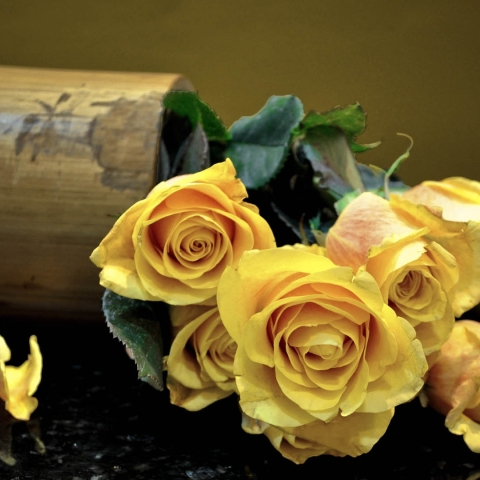
%> input picture sample.jpg, 480 x 480 px
$ octave pca_universal.m   (GNU Octave 9; MATLAB toolbox functions it lacks are replaced by stand-ins)
%> lines starting %> are read from the running program, lines starting %| are printed output that depends on the picture; long printed decimals are rounded
clc;
clear;
close all;

% Specify the bands inside the specBands as 2D Matrices
% NOTE: All the bands should be of same size

% specBands = {
%     [255, 100; 150, 200];
%     [200, 50; 100, 50];
%     [50, 150; 200, 255];
%     };

% Example for band images
specBands = {
    imread("sample.jpg");
    imread("sample2.jpg");
    };
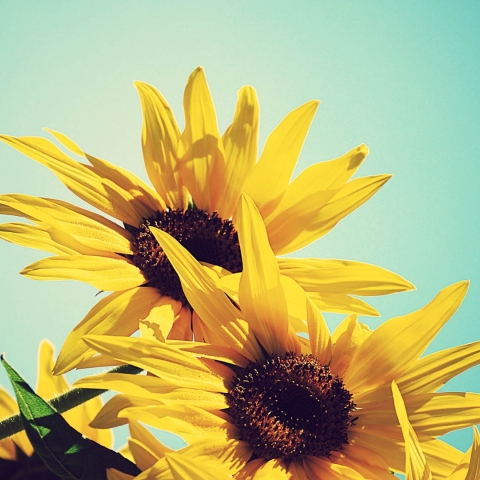
%> input picture sample2.jpg, 480 x 480 px
%> specBands = 2 items

showImages = true;


bands = cat(3,specBands{1:end});
% Number of bands
dim = size(bands,3);
%> dim = 6
[M,N] = size(bands(:,:,1));
%> M = 480; N = 480

% Band averages
band_bars = zeros(1,dim);
band_bars(:) = mean(bands(:,:,1:end),[1 2]);

% Band column vectors
band_vecs = zeros(numel(bands(:,:,1)),dim);
band_vecs(:,1:end) = reshape(bands(:,:,1:end),numel(bands(:,:,1)),dim);

% Calculating covariances
covarianceMatrix = zeros(dim,dim);
for i=1:dim
    covarianceMatrix(i,:) = (1/(numel(bands(:,:,i))-1))*sum((band_vecs(:,i)-band_bars(i)).*(band_vecs(:,1:end)-band_bars(1:end)));
end
%> after the loop, covarianceMatrix = [5845.2 4816.5 2168.8 -186.2 -47.85 287; 4816.5 4265.3 2058.2 -39.99 146.1 357; 2168.8 2058.2 1324.6 131.8 249.6 286.9; -186.2 -39.99 131.8 3396.7 2879.2 289.4; -47.85 146.1 249.6 2879.2 4404.9 3221.7; 287 357 286.9 289.4 3221.7 5436]

if(dim<11)
    disp("Covariance Matrix: ");
    disp(covarianceMatrix);
%|    5845.168   4816.533   2168.813   -186.169    -47.853    286.994
%|    4816.533   4265.274   2058.210    -39.989    146.128    357.031
%|    2168.813   2058.210   1324.608    131.846    249.647    286.874
%|    -186.169    -39.989    131.846   3396.661   2879.185    289.368
%|     -47.853    146.128    249.647   2879.185   4404.903   3221.705
%|     286.994    357.031    286.874    289.368   3221.705   5435.988
end

% Calculating Eigenvalues and Eigenvectors matrix
eigenVal = eig(covarianceMatrix);
%> eigenVal = [89.19; 167.1; 456.5; 4013.1; 8982.3; 10964.5]
[transFormMat,D] = eig(covarianceMatrix);
%> transFormMat = [0.465 -0.0742 0.502 -0.0298 0.158 0.707; -0.751 0.132 -0.181 -0.0404 0.108 0.61; 0.436 -0.0817 -0.844 -0.0391 0.0227 0.297; -0.101 -0.581 0.0386 -0.71 -0.381 0.0334; 0.122 0.692 0.028 -0.22 -0.667 0.112; -0.0664 -0.392 0.0123 0.666 -0.611 0.159]; D = [89.19 0 0 0 0 0; 0 167.1 0 0 0 0; 0 0 456.5 0 0 0; 0 0 0 4013.1 0 0; 0 0 0 0 8982.3 0; 0 0 0 0 0 10964.5]
if(dim<11)
    disp("Transformation matrix:");
    disp(transFormMat);
%|    0.4653  -0.07423   0.5022  -0.02976   0.1584   0.707
%|   -0.751   0.132  -0.1806  -0.04038   0.108   0.6104
%|    0.4359  -0.08167  -0.8443  -0.0391   0.02273   0.2975
%|   -0.1009  -0.5813   0.03856  -0.7102  -0.3808   0.03342
%|    0.1223   0.6921   0.02802  -0.2197  -0.6666   0.1124
%|   -0.06642  -0.3917   0.01228   0.6658  -0.6111   0.1588
end

AllBandMat = band_vecs(:,1:dim) - band_bars(1:dim);
PCA = AllBandMat*transFormMat;

% Getting Principal Components
pCs = [];
PrinComps = cell(2,dim);
for i = 1:dim
    pca_temp = reshape(PCA(:,i),size(bands(:,:,i)));
    pCs = cat(3,pCs,pca_temp);
    PrinComps{1,i} = round(eigenVal(i),3);
    PrinComps{2,i} = pCs(:,:,i);
end
%> this loop made 6 passes
%> pass 1, `pca_temp = reshape(PCA(:,i),size(bands(:,:,i)));`:
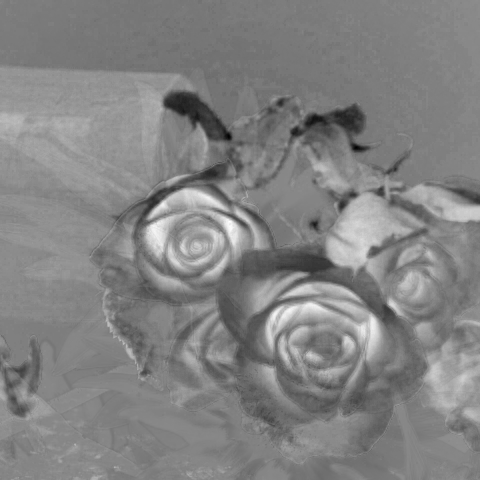
%> pca_temp: size 480x480 double; min -50.11, max 47.59, mean 0; drawn with min black and max white
%> pass 2, `pca_temp = reshape(PCA(:,i),size(bands(:,:,i)));`:
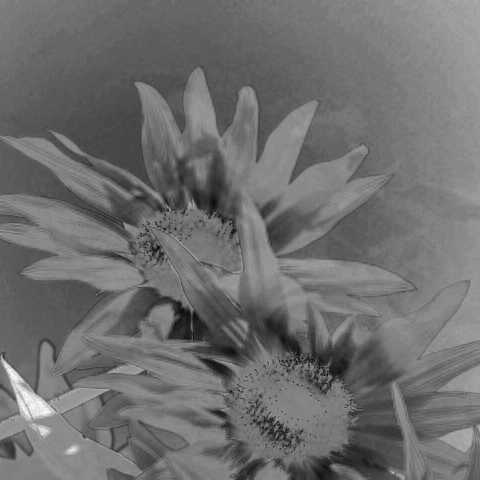
%> pca_temp: size 480x480 double; min -54.71, max 70.68, mean 0; drawn with min black and max white
%> pass 3, `pca_temp = reshape(PCA(:,i),size(bands(:,:,i)));`:
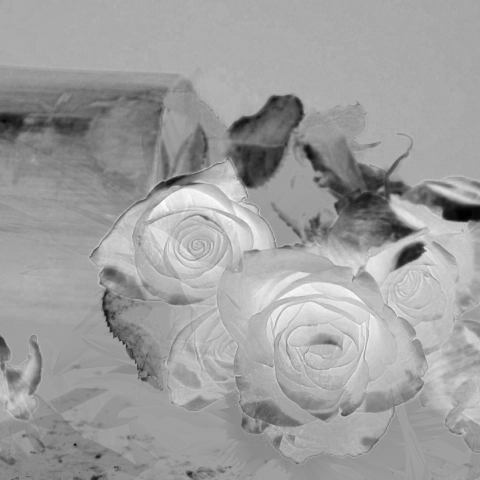
%> pca_temp: size 480x480 double; min -105.8, max 63.63, mean 0; drawn with min black and max white
%> pass 3, `pCs = cat(3,pCs,pca_temp);`:
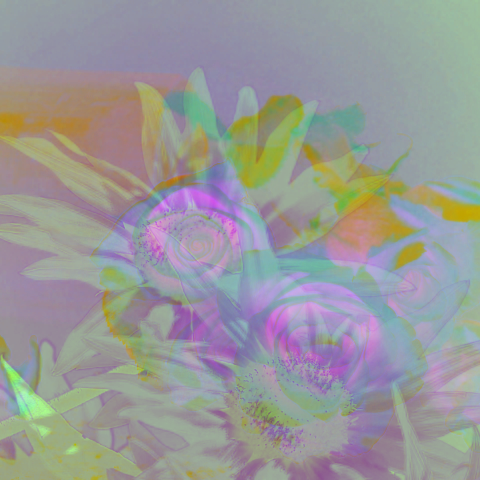
%> pCs: size 480x480x3 double; mean R, G, B 0, 0, 0; drawn with min black and max white
%> after the loop, PrinComps = 12 items

for i = 1:dim
    fprintf("PC%d: eigenVal = %f\n",i,eigenVal(i));
    if(size(bands(:,:,i))<11), disp(pCs(:,:,i)); end
    if(showImages)
        figure;
        subplot(1,2,1)
        % To normalise upto 1
            imshow((PrinComps{2,i})/max(PrinComps{2,i},[],'all'));
        subplot(1,2,2)
        % To normalize from 0 to 1
            imshow((PrinComps{2,i} - min(PrinComps{2,i},[],'all'))/(max(PrinComps{2,i},[],'all')-min(PrinComps{2,i},[],'all')));
        sgtitle(sprintf("Eigen Value = %f",eigenVal(i)));
    end
end
%> this loop made 6 passes
%| PC1: eigenVal = 89.188
%| PC2: eigenVal = 167.071
%| PC3: eigenVal = 456.463
%| PC4: eigenVal = 4013.106
%| PC5: eigenVal = 8982.304
%| PC6: eigenVal = 10964.471
%> pass 1, `imshow((PrinComps{2,i})/max(PrinComps{2,i},[],'all'));`:
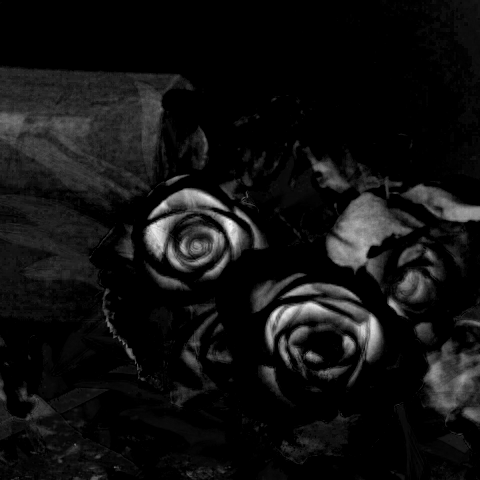
%> displayed picture: size 480x480, on the screen's scale of 0 to 255; min 0, max 255, mean 17.4
%> pass 2, `imshow((PrinComps{2,i})/max(PrinComps{2,i},[],'all'));`:
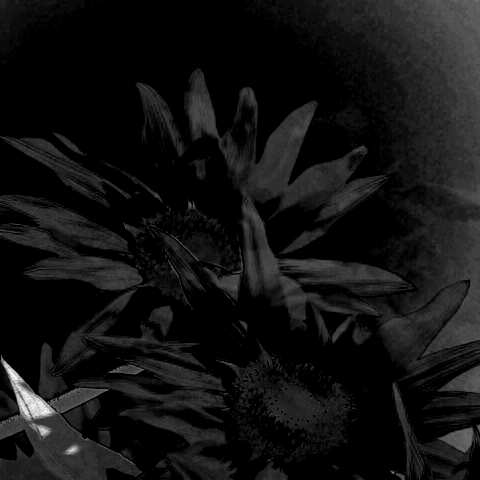
%> displayed picture: size 480x480, on the screen's scale of 0 to 255; min 0, max 255, mean 18.7

% [7 lines of commented-out code are left out]
Cov_PCA = zeros(dim,dim);
for i=1:dim
    Cov_PCA(i,:) = round((1/(numel(pCs(:,:,i))-1))*sum((PCA(:,i)).*(PCA(:,1:end))),3);
end
%> after the loop, Cov_PCA has the same summary as D

% Checking if the principal components are orthogonal (Optional)
if(dim < 11)
    disp("Covariance of PCA:");
    disp(Cov_PCA);
%|    8.9188e+01            0            0            0            0            0
%|             0   1.6707e+02            0            0            0            0
%|             0            0   4.5646e+02            0            0            0
%|             0            0            0   4.0131e+03            0            0
%|             0            0            0            0   8.9823e+03            0
%|             0            0            0            0            0   1.0964e+04
end

% Example 2
% specBands = {
%     [3 3 5 6
%      3 4 4 5
%      4 5 5 6
%      4 5 5 6];
%
%     [3 2 3 4
%      1 5 3 6
%      4 5 3 6
%      2 4 4 5];
%
%     [4 2 3 4
%      1 4 2 4
%      4 3 3 5
%      2 3 5 5];
%      };
